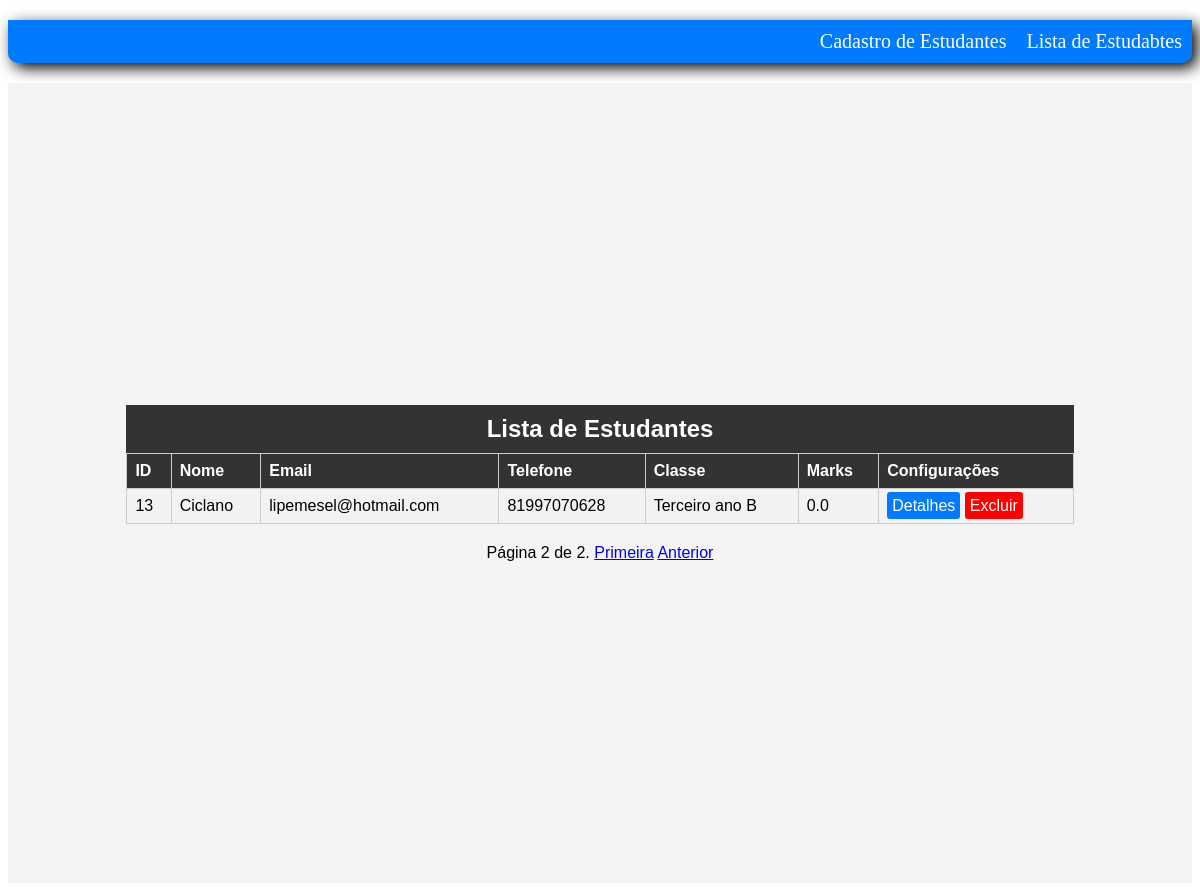
The page /home/?page=2 on the database its author committed.
### core/models.py (models this page shows)
class StudentModel(models.Model):
    nome = models.CharField(max_length=100)
    telefone = models.CharField(max_length=100)
    email = models.CharField(max_length=100)
    classe = models.CharField(max_length=100)
    marks = models.FloatField(default=0.0)
    def __str__(self):
        return self.nome

### core/views.py (the view)
# urls.py: 2. Add a URL to urlpatterns:  path('', views.home, name='home')
def home(request):
    entidades = StudentModel.objects.all()
    estudantes_por_pagina = 5
    page_number = request.GET.get('page', 1)
    page_number = int(page_number)
    start_index = (page_number - 1) * estudantes_por_pagina
    end_index = start_index + estudantes_por_pagina
    estudantes_da_pagina = entidades[start_index:end_index]
    print(estudantes_da_pagina)
    paginator = Paginator(entidades, estudantes_por_pagina)
    page = paginator.get_page(page_number)
    return render(request, 'home.html', {'page': page, 'estudantes_da_pagina': estudantes_da_pagina})

### core/templates/home.html (shortened to what this page needs)
<!DOCTYPE html>
{% load static %}
<html>
<head>
    <link rel="stylesheet" href="{% static 'css/styles.css' %}">
</head>
<body>
    <ul class="sidebar-nav">
        <li><a href="{% url 'cadastrar_entidade' %}">Cadastro de Estudantes</a></li>
        <li><a href="{% url 'home' %}">Lista de Estudabtes</a></li>
    </ul>
    <div class="lista_alimentos_body">
        <table>
            <caption>Lista de Estudantes</caption>
            <thead>
                <tr>
                    <th>ID</th>
                    <th>Nome</th>
                    <th>Email</th>
                    <th>Telefone</th>
                    <th>Classe</th>
                    <th>Marks</th>
                    <th>Configurações</th>
                </tr>
            </thead>
            <tbody class="lista_alimentos_ul">
                {% for estudante in estudantes_da_pagina %}
                <tr class="lista_alimentos_li">
                    <td>{{ estudante.id }}</td>
                    <td>{{ estudante.nome }}</td>
                    <td>{{ estudante.email }}</td>
                    <td>{{ estudante.telefone }}</td>
                    <td>{{ estudante.classe }}</td>
                    <td>{{ estudante.marks }}</td>
                    <td>
                        <a href="{% url 'editar_entidade' estudante.id %}" class="details-form-button">Detalhes</a>
                        <a href="{% url 'deletar_entidade' estudante.id %}" class="delete-form-button">Excluir</a>
                    </td>
                </tr>
                {% endfor %}
            </tbody>
        </table>
        <div class="pagination">
            <span>Página {{ page.number }} de {{ page.paginator.num_pages }}.</span>
            {% if page.has_previous %}
            <a href="?page=1">Primeira</a>
            <a href="?page={{ page.previous_page_number }}">Anterior</a>
            {% endif %}
        </div>
    </div>
</body>
</html>

### core/static/css/styles.css (style rules this page uses)
.lista_alimentos_body { font-family: Arial, sans-serif; background-color: #f4f4f4; margin: 0; padding: 0; display: flex; flex-direction: column; align-items: center; justify-content: center; height: 100vh; }
.lista_alimentos_ul { list-style-type: none; padding: 0; }
.lista_alimentos_li { margin-bottom: 10px; }
.sidebar-nav { list-style-type: none; padding: 0; color: #fff; font-size: 20px; background-color: #007bff; display: flex; justify-content: flex-end; border-radius: 0px 0px 10px 10px; -webkit-box-shadow: 5px 5px 15px 5px #000000; box-shadow: 5px 5px 15px 0px #000000; }
.sidebar-nav li { padding: 10px; }
.sidebar-nav li a { text-decoration: none; color: #fff; transition: background-color 0.3s; }
table { border-collapse: collapse; width: 80%; margin: 0 auto; }
th, td { border: 1px solid #ccc; padding: 8px; text-align: left; }
th { background-color: #333; color: #fff; }
td { background-color: #f2f2f2; }
caption { font-size: 24px; font-weight: bold; text-align: center; padding: 10px; background-color: #333; color: #fff; }
.pagination { text-align: center; margin-top: 20px; }
.details-form-button { text-decoration: none; padding: 5px; background-color: #007bff; color: #fff; border: none; border-radius: 3px; cursor: pointer; }
.delete-form-button { text-decoration: none; padding: 5px; background-color: #ff0000; color: #fff; border: none; border-radius: 3px; cursor: pointer; }

### rows shown on the page
StudentModel: id "13", nome "Ciclano", email "lipemesel@hotmail.com", telefone "81997070628", classe "Terceiro ano B", marks "0.0"

### other values the page prints
{{ page.number }} "2"
{{ page.paginator.num_pages }} "2"
